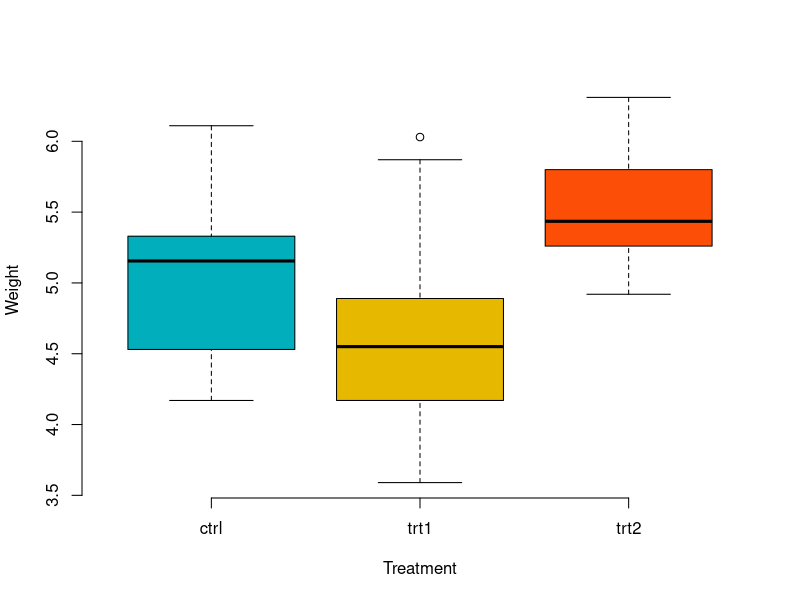
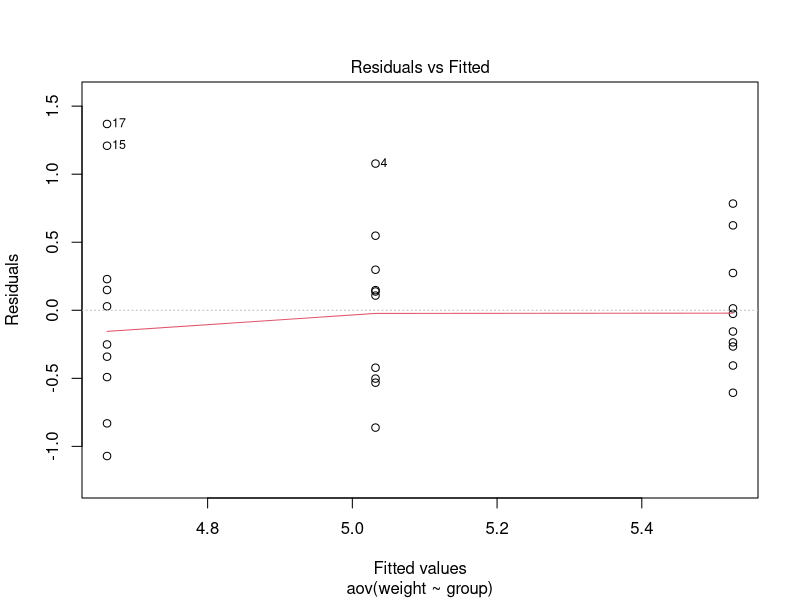
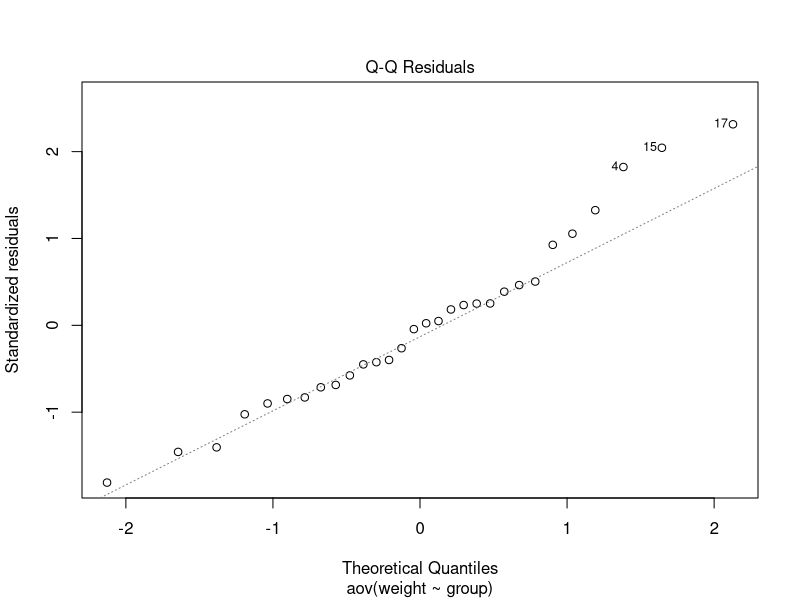
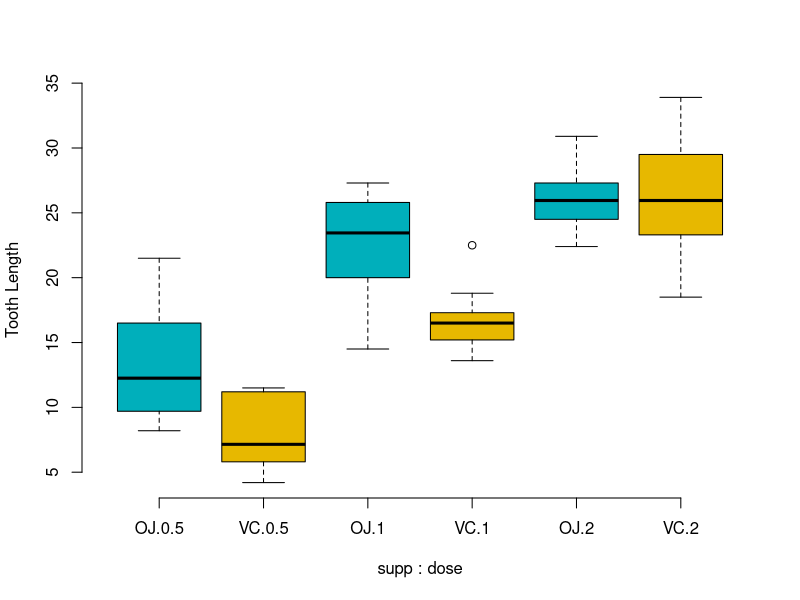
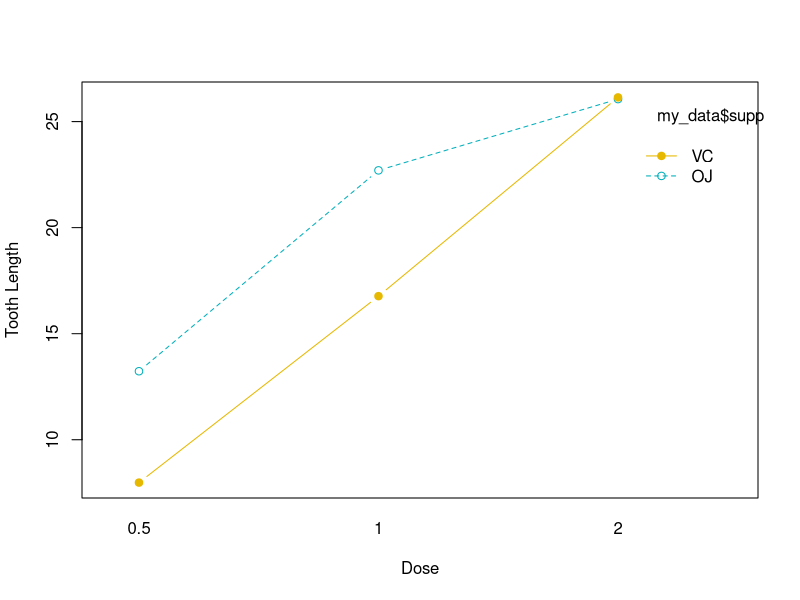

Source code (R) for these figures, in order:
## ---- chunk 1
knitr::opts_chunk$set(echo = TRUE)
## ---- chunk 2
data("ToothGrowth")
head(ToothGrowth)
data("PlantGrowth")
head(PlantGrowth)
## ---- chunk 3
my_data <- PlantGrowth
my_data$group <- ordered(my_data$group, levels = c("ctrl", "trt1", "trt2"))
library(dplyr)
group_by(my_data, group) %>%
  summarise(
    count = n(),
    mean = mean(weight, na.rm = TRUE),
    sd = sd(weight, na.rm = TRUE)
    )
# Box plot
boxplot(weight ~ group, data = my_data,
        xlab = "Treatment", ylab = "Weight",
        frame = FALSE, col = c("#00AFBB", "#E7B800", "#FC4E07"))
# Compute the analysis of variance
res.aov <- aov(weight ~ group, data = my_data)
# Summary of the analysis
summary(res.aov)
TukeyHSD(res.aov)
library(multcomp)
summary(glht(res.aov, linfct = mcp(group = "Tukey")))
library(rstatix)
my_data %>% dunn_test(weight ~ group)
pairwise.t.test(my_data$weight, my_data$group,
                p.adjust.method = "BH")
# 1. Homogeneity of variances
plot(res.aov, 1)
bartlett.test(weight ~ group, data = my_data)
library(car)
leveneTest(weight ~ group, data = my_data)
library(rstatix)
my_data %>%
  group_by(group) %>%
  identify_outliers(weight)
## ANOVA test with no assumption of equal variances
oneway.test(weight ~ group, data = my_data)
## Pairwise t-tests with no assumption of equal variances
pairwise.t.test(my_data$weight, my_data$group,
                p.adjust.method = "BH", pool.sd = FALSE)
# 2. Normality
plot(res.aov, 2)
# Extract the residuals
aov_residuals <- residuals(object = res.aov)
# Run Shapiro-Wilk test
shapiro.test(x = aov_residuals )
kruskal.test(weight ~ group, data = my_data)
# Store the data in the variable my_data
my_data <- ToothGrowth
head(my_data)
str(my_data)
# Generate frequency tables:
table(my_data$supp, my_data$dose)
# Box plot with two factor variables
boxplot(len ~ supp * dose, data=my_data, frame = FALSE,
col = c("#00AFBB", "#E7B800"), ylab="Tooth Length")
# Two-way interaction plot
interaction.plot(x.factor = my_data$dose, trace.factor = my_data$supp,
                 response = my_data$len, fun = mean,
                 type = "b", legend = TRUE,
                 xlab = "Dose", ylab="Tooth Length",
                 pch=c(1,19), col = c("#00AFBB", "#E7B800"))
res.aov2 <- aov(len ~ supp + dose, data = my_data)
summary(res.aov2)
# Two-way ANOVA with interaction effect
# These two calls are equivalent
res.aov3 <- aov(len ~ supp * dose, data = my_data)
res.aov3 <- aov(len ~ supp + dose + supp:dose, data = my_data)
summary(res.aov3)
require("dplyr")
group_by(my_data, supp, dose) %>%
  summarise(
    count = n(),
    mean = mean(len, na.rm = TRUE),
    sd = sd(len, na.rm = TRUE)
    )
model.tables(res.aov3, type="means", se = TRUE)
